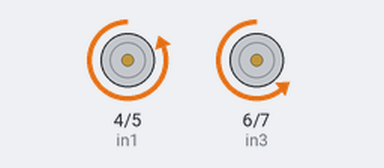
Simulated run of this sketch. Board: Arduino Uno, built with avr-gcc and run on an emulated ATmega328P. Shown: motor-driver pin pairs drawn as motors (green arrow = first pin HIGH = forward, orange = second pin HIGH = backward, longer = more drive, scaled by the enable pin).

Above: at 1.5 s.
At 4.5 s:
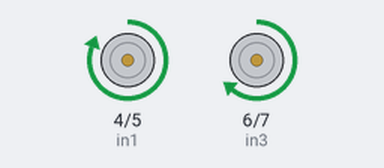
At 7.5 s:
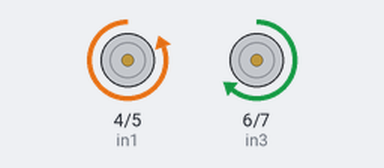
At 10.5 s:
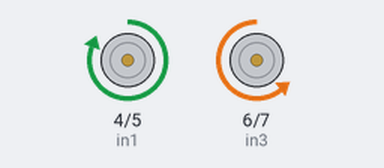
Timing chart, 0 to 15.6 s (numbered marks = the images above):
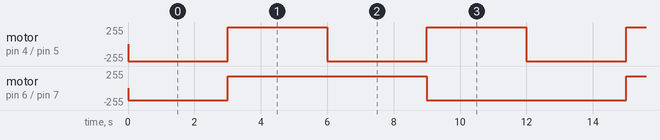

Measured:
- by itself, motor on pin 4 (in1) / pin 5 (in2): alternates forward 255/255 for 3.0 s and backward 255/255 for 3.0 s
- by itself, motor on pin 6 (in3) / pin 7 (in4): repeats every 12.0 s: forward 180/255 6.0 s, backward 180/255 6.0 s

The sketch:

Aula002.ino
```cpp
#define in1  4
#define in2  5
#define in3  6
#define in4  7
#define ENA  8
#define ENB  9


void setup() {
 Serial.begin(9600);

 pinMode(in1, OUTPUT);
 pinMode(in2, OUTPUT);
 pinMode(in3, OUTPUT);
 pinMode(in4, OUTPUT);
 pinMode(ENA, OUTPUT);
 pinMode(ENB, OUTPUT);
}

void frente(){
 digitalWrite(in1, LOW);
 digitalWrite(in2, HIGH);
 digitalWrite(in3, LOW);
 digitalWrite(in4, HIGH);
}

void re(){
 digitalWrite(in1, HIGH);
 digitalWrite(in2, LOW);
 digitalWrite(in3, HIGH);
 digitalWrite(in4, LOW);
}

void esquerda(){
  digitalWrite(in1, HIGH);
  digitalWrite(in2, LOW);
  digitalWrite(in3, LOW);
  digitalWrite(in4, HIGH);
}

void direita(){
  digitalWrite(in1, LOW);
  digitalWrite(in2, HIGH);
  digitalWrite(in3, HIGH);
  digitalWrite(in4, LOW);
}

void loop() {

 analogWrite(ENA, 180);
 analogWrite(ENB, 180);

 frente();
 delay(3000);
 re();
 delay(3000);
 direita();
 delay(3000);
 esquerda();
 delay(3000);
}
```
